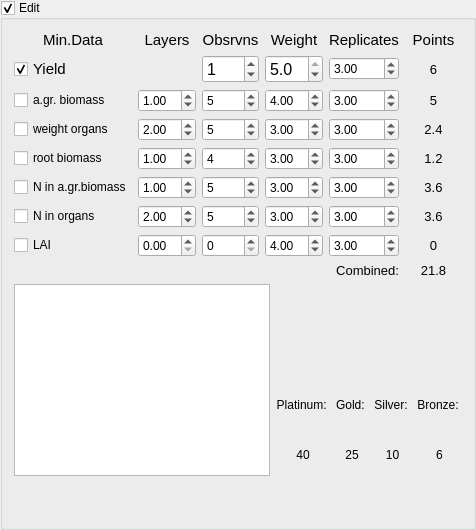
             <widget class="QGroupBox" name="gbxSVCrop">
              <property name="title">
               <string>Edit</string>
              </property>
              <property name="checkable">
               <bool>true</bool>
              </property>
              <property name="checked">
               <bool>true</bool>
              </property>
              <layout class="QGridLayout" name="gridLayout_32">
               <item row="4" column="0">
                <spacer name="verticalSpacerSVCrop">
                 <property name="orientation">
                  <enum>Qt::Vertical</enum>
                 </property>
                 <property name="sizeHint" stdset="0">
                  <size>
                   <width>20</width>
                   <height>40</height>
                  </size>
                 </property>
                </spacer>
               </item>
               <item row="3" column="1">
                <layout class="QGridLayout" name="gridLayoutSVCropRankLvls">
                 <item row="1" column="1">
                  <widget class="QLabel" name="lblWeatherGoldMinValSVCrop">
                   <property name="minimumSize">
                    <size>
                     <width>25</width>
                     <height>0</height>
                    </size>
                   </property>
                   <property name="font">
                    <font>
                     <pointsize>9</pointsize>
                    </font>
                   </property>
                   <property name="text">
                    <string>25</string>
                   </property>
                   <property name="alignment">
                    <set>Qt::AlignCenter</set>
                   </property>
                   <property name="margin">
                    <number>-1</number>
                   </property>
                   <property name="indent">
                    <number>1</number>
                   </property>
                  </widget>
                 </item>
                 <item row="1" column="0">
                  <widget class="QLabel" name="lblWeatherPlatinumMinValSVCrop">
                   <property name="minimumSize">
                    <size>
                     <width>25</width>
                     <height>0</height>
                    </size>
                   </property>
                   <property name="font">
                    <font>
                     <pointsize>9</pointsize>
                    </font>
                   </property>
                   <property name="text">
                    <string>40</string>
                   </property>
                   <property name="alignment">
                    <set>Qt::AlignCenter</set>
                   </property>
                   <property name="margin">
                    <number>-1</number>
                   </property>
                   <property name="indent">
                    <number>1</number>
                   </property>
                  </widget>
                 </item>
                 <item row="1" column="2">
                  <widget class="QLabel" name="lblWeatherSilverMinValSVCrop">
                   <property name="minimumSize">
                    <size>
                     <width>25</width>
                     <height>0</height>
                    </size>
                   </property>
                   <property name="font">
                    <font>
                     <pointsize>9</pointsize>
                    </font>
                   </property>
                   <property name="text">
                    <string>10</string>
                   </property>
                   <property name="alignment">
                    <set>Qt::AlignCenter</set>
                   </property>
                   <property name="margin">
                    <number>-1</number>
                   </property>
                   <property name="indent">
                    <number>1</number>
                   </property>
                  </widget>
                 </item>
                 <item row="1" column="3">
                  <widget class="QLabel" name="lblWeatherBronzeMinValSVCrop">
                   <property name="minimumSize">
                    <size>
                     <width>25</width>
                     <height>0</height>
                    </size>
                   </property>
                   <property name="font">
                    <font>
                     <pointsize>9</pointsize>
                    </font>
                   </property>
                   <property name="text">
                    <string>6</string>
                   </property>
                   <property name="alignment">
                    <set>Qt::AlignCenter</set>
                   </property>
                   <property name="margin">
                    <number>-1</number>
                   </property>
                   <property name="indent">
                    <number>1</number>
                   </property>
                  </widget>
                 </item>
                 <item row="0" column="3">
                  <widget class="QLabel" name="lblWeatherBronzeMinSVCrop">
                   <property name="font">
                    <font>
                     <pointsize>9</pointsize>
                    </font>
                   </property>
                   <property name="text">
                    <string>Bronze: </string>
                   </property>
                   <property name="alignment">
                    <set>Qt::AlignRight|Qt::AlignTrailing|Qt::AlignVCenter</set>
                   </property>
                   <property name="margin">
                    <number>0</number>
                   </property>
                   <property name="indent">
                    <number>0</number>
                   </property>
                  </widget>
                 </item>
                 <item row="0" column="2">
                  <widget class="QLabel" name="lblWeatherSilverMinSVCrop">
                   <property name="font">
                    <font>
                     <pointsize>9</pointsize>
                    </font>
                   </property>
                   <property name="text">
                    <string>Silver: </string>
                   </property>
                   <property name="alignment">
                    <set>Qt::AlignRight|Qt::AlignTrailing|Qt::AlignVCenter</set>
                   </property>
                   <property name="margin">
                    <number>0</number>
                   </property>
                   <property name="indent">
                    <number>0</number>
                   </property>
                  </widget>
                 </item>
                 <item row="0" column="1">
                  <widget class="QLabel" name="lblWeatherGoldMinSVCrop">
                   <property name="font">
                    <font>
                     <pointsize>9</pointsize>
                    </font>
                   </property>
                   <property name="text">
                    <string>Gold: </string>
                   </property>
                   <property name="alignment">
                    <set>Qt::AlignRight|Qt::AlignTrailing|Qt::AlignVCenter</set>
                   </property>
                   <property name="margin">
                    <number>0</number>
                   </property>
                   <property name="indent">
                    <number>0</number>
                   </property>
                  </widget>
                 </item>
                 <item row="0" column="0">
                  <widget class="QLabel" name="lblWeatherPlatinumMinSVCrop">
                   <property name="font">
                    <font>
                     <pointsize>9</pointsize>
                    </font>
                   </property>
                   <property name="text">
                    <string>Platinum: </string>
                   </property>
                   <property name="alignment">
                    <set>Qt::AlignRight|Qt::AlignTrailing|Qt::AlignVCenter</set>
                   </property>
                   <property name="margin">
                    <number>0</number>
                   </property>
                   <property name="indent">
                    <number>0</number>
                   </property>
                  </widget>
                 </item>
                </layout>
               </item>
               <item row="0" column="0" colspan="2">
                <layout class="QGridLayout" name="gridLayoutSVCropInputs">
                 <item row="10" column="4">
                  <widget class="QLabel" name="lblCombinedSVCrop">
                   <property name="font">
                    <font>
                     <pointsize>10</pointsize>
                    </font>
                   </property>
                   <property name="text">
                    <string>Combined:</string>
                   </property>
                   <property name="alignment">
                    <set>Qt::AlignRight|Qt::AlignTrailing|Qt::AlignVCenter</set>
                   </property>
                  </widget>
                 </item>
                 <item row="0" column="1">
                  <widget class="QLabel" name="lblSVCropLayersHeader">
                   <property name="font">
                    <font>
                     <pointsize>11</pointsize>
                    </font>
                   </property>
                   <property name="text">
                    <string>Layers</string>
                   </property>
                   <property name="alignment">
                    <set>Qt::AlignCenter</set>
                   </property>
                  </widget>
                 </item>
                 <item row="0" column="5">
                  <widget class="QLabel" name="lblSVCropPointsHeader">
                   <property name="font">
                    <font>
                     <pointsize>11</pointsize>
                    </font>
                   </property>
                   <property name="text">
                    <string>Points</string>
                   </property>
                   <property name="alignment">
                    <set>Qt::AlignCenter</set>
                   </property>
                  </widget>
                 </item>
                 <item row="3" column="0">
                  <widget class="QCheckBox" name="chbxSVCropAGrBiomass">
                   <property name="text">
                    <string>a.gr. biomass</string>
                   </property>
                  </widget>
                 </item>
                 <item row="0" column="3">
                  <widget class="QLabel" name="lblSVCropWeightHeader">
                   <property name="font">
                    <font>
                     <pointsize>11</pointsize>
                    </font>
                   </property>
                   <property name="text">
                    <string>Weight</string>
                   </property>
                   <property name="alignment">
                    <set>Qt::AlignCenter</set>
                   </property>
                  </widget>
                 </item>
                 <item row="0" column="2">
                  <widget class="QLabel" name="lblSVCropObservationsHeader">
                   <property name="font">
                    <font>
                     <pointsize>11</pointsize>
                    </font>
                   </property>
                   <property name="text">
                    <string>Obsrvns</string>
                   </property>
                   <property name="alignment">
                    <set>Qt::AlignCenter</set>
                   </property>
                  </widget>
                 </item>
                 <item row="8" column="4">
                  <widget class="QDoubleSpinBox" name="dsbSVCropLAIReplicates">
                   <property name="enabled">
                    <bool>true</bool>
                   </property>
                   <property name="value">
                    <double>3.000000000000000</double>
                   </property>
                  </widget>
                 </item>
                 <item row="0" column="4">
                  <widget class="QLabel" name="lblSVCropReplicatesHeader">
                   <property name="font">
                    <font>
                     <pointsize>11</pointsize>
                    </font>
                   </property>
                   <property name="text">
                    <string>Replicates</string>
                   </property>
                   <property name="alignment">
                    <set>Qt::AlignCenter</set>
                   </property>
                  </widget>
                 </item>
                 <item row="6" column="4">
                  <widget class="QDoubleSpinBox" name="dsbSVCropNInAGrBiomassReplicates">
                   <property name="enabled">
                    <bool>true</bool>
                   </property>
                   <property name="value">
                    <double>3.000000000000000</double>
                   </property>
                  </widget>
                 </item>
                 <item row="6" column="5">
                  <widget class="QLabel" name="lblSVCropNInAGrBiomassPoints">
                   <property name="font">
                    <font>
                     <pointsize>10</pointsize>
                    </font>
                   </property>
                   <property name="text">
                    <string>3.6</string>
                   </property>
                   <property name="alignment">
                    <set>Qt::AlignCenter</set>
                   </property>
                  </widget>
                 </item>
                 <item row="8" column="0">
                  <widget class="QCheckBox" name="chbxSVCropLAI">
                   <property name="text">
                    <string>LAI</string>
                   </property>
                  </widget>
                 </item>
                 <item row="7" column="4">
                  <widget class="QDoubleSpinBox" name="dsbSVCropNInOrgansReplicates">
                   <property name="enabled">
                    <bool>true</bool>
                   </property>
                   <property name="value">
                    <double>3.000000000000000</double>
                   </property>
                  </widget>
                 </item>
                 <item row="8" column="5">
                  <widget class="QLabel" name="lblSVCropLAIPoints">
                   <property name="font">
                    <font>
                     <pointsize>10</pointsize>
                    </font>
                   </property>
                   <property name="text">
                    <string>0</string>
                   </property>
                   <property name="alignment">
                    <set>Qt::AlignCenter</set>
                   </property>
                  </widget>
                 </item>
                 <item row="5" column="5">
                  <widget class="QLabel" name="lblSVCropRootBiomassPoints">
                   <property name="font">
                    <font>
                     <pointsize>10</pointsize>
                    </font>
                   </property>
                   <property name="text">
                    <string>1.2</string>
                   </property>
                   <property name="alignment">
                    <set>Qt::AlignCenter</set>
                   </property>
                  </widget>
                 </item>
                 <item row="7" column="0">
                  <widget class="QCheckBox" name="chbxSVCropNInOrgans">
                   <property name="text">
                    <string>N in organs</string>
                   </property>
                  </widget>
                 </item>
                 <item row="7" column="5">
                  <widget class="QLabel" name="lblSVCropNInOrgansPoints">
                   <property name="font">
                    <font>
                     <pointsize>10</pointsize>
                    </font>
                   </property>
                   <property name="text">
                    <string>3.6</string>
                   </property>
                   <property name="alignment">
                    <set>Qt::AlignCenter</set>
                   </property>
                  </widget>
                 </item>
                 <item row="6" column="0">
                  <widget class="QCheckBox" name="chbxSVCropNInAGrBiomass">
                   <property name="text">
                    <string>N in a.gr.biomass</string>
                   </property>
                  </widget>
                 </item>
                 <item row="10" column="5">
                  <widget class="QLabel" name="lblOverallRatingSVCrop">
                   <property name="font">
                    <font>
                     <pointsize>10</pointsize>
                    </font>
                   </property>
                   <property name="text">
                    <string>21.8</string>
                   </property>
                   <property name="alignment">
                    <set>Qt::AlignCenter</set>
                   </property>
                  </widget>
                 </item>
                 <item row="5" column="4">
                  <widget class="QDoubleSpinBox" name="dsbSVCropRootBiomassReplicates">
                   <property name="enabled">
                    <bool>true</bool>
                   </property>
                   <property name="value">
                    <double>3.000000000000000</double>
                   </property>
                  </widget>
                 </item>
                 <item row="0" column="0">
                  <widget class="QLabel" name="lblSVCropMinDataHeader">
                   <property name="font">
                    <font>
                     <pointsize>11</pointsize>
                    </font>
                   </property>
                   <property name="text">
                    <string>Min.Data</string>
                   </property>
                   <property name="alignment">
                    <set>Qt::AlignCenter</set>
                   </property>
                  </widget>
                 </item>
                 <item row="8" column="2">
                  <widget class="QSpinBox" name="sbSVCropLAIObservations">
                   <property name="value">
                    <number>0</number>
                   </property>
                  </widget>
                 </item>
                 <item row="3" column="3">
                  <widget class="QDoubleSpinBox" name="dsbSVCropAGrBiomassWeightPts">
                   <property name="value">
                    <double>4.000000000000000</double>
                   </property>
                  </widget>
                 </item>
                 <item row="7" column="1">
                  <widget class="QDoubleSpinBox" name="dsbSVCropNInOrgansLayers">
                   <property name="enabled">
                    <bool>true</bool>
                   </property>
                   <property name="value">
                    <double>2.000000000000000</double>
                   </property>
                  </widget>
                 </item>
                 <item row="4" column="3">
                  <widget class="QDoubleSpinBox" name="dsbSVCropWeightOrgansWeightPts">
                   <property name="value">
                    <double>3.000000000000000</double>
                   </property>
                  </widget>
                 </item>
                 <item row="5" column="3">
                  <widget class="QDoubleSpinBox" name="dsbSVCropRootBiomassWeightPts">
                   <property name="value">
                    <double>3.000000000000000</double>
                   </property>
                  </widget>
                 </item>
                 <item row="8" column="1">
                  <widget class="QDoubleSpinBox" name="dsbSVCropLAILayers">
                   <property name="enabled">
                    <bool>true</bool>
                   </property>
                   <property name="value">
                    <double>0.000000000000000</double>
                   </property>
                  </widget>
                 </item>
                 <item row="7" column="3">
                  <widget class="QDoubleSpinBox" name="dsbSVCropNInOrgansWeightPts">
                   <property name="value">
                    <double>3.000000000000000</double>
                   </property>
                  </widget>
                 </item>
                 <item row="8" column="3">
                  <widget class="QDoubleSpinBox" name="dsbSVCropLAIWeightPts">
                   <property name="value">
                    <double>4.000000000000000</double>
                   </property>
                  </widget>
                 </item>
                 <item row="6" column="3">
                  <widget class="QDoubleSpinBox" name="dsbSVCropNInAGrBiomassWeightPts">
                   <property name="value">
                    <double>3.000000000000000</double>
                   </property>
                  </widget>
                 </item>
                 <item row="5" column="1">
                  <widget class="QDoubleSpinBox" name="dsbSVCropRootBiomassLayers">
                   <property name="value">
                    <double>1.000000000000000</double>
                   </property>
                  </widget>
                 </item>
                 <item row="3" column="1">
                  <widget class="QDoubleSpinBox" name="dsbSVCropAGrBiomassLayers">
                   <property name="enabled">
                    <bool>true</bool>
                   </property>
                   <property name="value">
                    <double>1.000000000000000</double>
                   </property>
                  </widget>
                 </item>
                 <item row="6" column="1">
                  <widget class="QDoubleSpinBox" name="dsbSVCropNInAGrBiomassLayers">
                   <property name="enabled">
                    <bool>true</bool>
                   </property>
                   <property name="value">
                    <double>1.000000000000000</double>
                   </property>
                  </widget>
                 </item>
                 <item row="6" column="2">
                  <widget class="QSpinBox" name="sbSVCropNInAGrBiomassObservations">
                   <property name="value">
                    <number>5</number>
                   </property>
                  </widget>
                 </item>
                 <item row="5" column="2">
                  <widget class="QSpinBox" name="sbSVCropRootBiomassObservations">
                   <property name="value">
                    <number>4</number>
                   </property>
                  </widget>
                 </item>
                 <item row="4" column="4">
                  <widget class="QDoubleSpinBox" name="dsbSVCropWeightOrgansReplicates">
                   <property name="enabled">
                    <bool>true</bool>
                   </property>
                   <property name="value">
                    <double>3.000000000000000</double>
                   </property>
                  </widget>
                 </item>
                 <item row="5" column="0">
                  <widget class="QCheckBox" name="chbxSVCropRootBiomass">
                   <property name="text">
                    <string>root biomass</string>
                   </property>
                  </widget>
                 </item>
                 <item row="3" column="5">
                  <widget class="QLabel" name="lblSVCropAGrBiomassPoints">
                   <property name="font">
                    <font>
                     <pointsize>10</pointsize>
                    </font>
                   </property>
                   <property name="text">
                    <string>5</string>
                   </property>
                   <property name="alignment">
                    <set>Qt::AlignCenter</set>
                   </property>
                  </widget>
                 </item>
                 <item row="3" column="2">
                  <widget class="QSpinBox" name="sbSVCropAGrBiomassObservations">
                   <property name="value">
                    <number>5</number>
                   </property>
                  </widget>
                 </item>
                 <item row="4" column="2">
                  <widget class="QSpinBox" name="sbSVCropWeightOrgansObservations">
                   <property name="value">
                    <number>5</number>
                   </property>
                  </widget>
                 </item>
                 <item row="3" column="4">
                  <widget class="QDoubleSpinBox" name="dsbSVCropAGrBiomassReplicates">
                   <property name="enabled">
                    <bool>true</bool>
                   </property>
                   <property name="value">
                    <double>3.000000000000000</double>
                   </property>
                  </widget>
                 </item>
                 <item row="4" column="5">
                  <widget class="QLabel" name="lblSVCropWeightOrgansPoints">
                   <property name="font">
                    <font>
                     <pointsize>10</pointsize>
                    </font>
                   </property>
                   <property name="text">
                    <string>2.4</string>
                   </property>
                   <property name="alignment">
                    <set>Qt::AlignCenter</set>
                   </property>
                  </widget>
                 </item>
                 <item row="7" column="2">
                  <widget class="QSpinBox" name="sbSVCropNInOrgansObservations">
                   <property name="value">
                    <number>5</number>
                   </property>
                  </widget>
                 </item>
                 <item row="4" column="0">
                  <widget class="QCheckBox" name="chbxSVCropWeightOrgans">
                   <property name="text">
                    <string>weight organs</string>
                   </property>
                  </widget>
                 </item>
                 <item row="4" column="1">
                  <widget class="QDoubleSpinBox" name="dsbSVCropWeightOrgansLayers">
                   <property name="value">
                    <double>2.000000000000000</double>
                   </property>
                  </widget>
                 </item>
                 <item row="2" column="0">
                  <widget class="QCheckBox" name="chbxYield">
                   <property name="font">
                    <font>
                     <pointsize>11</pointsize>
                    </font>
                   </property>
                   <property name="toolTip">
                    <string>&lt;html&gt;&lt;head/&gt;&lt;body&gt;&lt;p&gt;Check if Minimum Data&lt;/p&gt;&lt;/body&gt;&lt;/html&gt;</string>
                   </property>
                   <property name="layoutDirection">
                    <enum>Qt::LeftToRight</enum>
                   </property>
                   <property name="text">
                    <string>Yield </string>
                   </property>
                   <property name="checked">
                    <bool>true</bool>
                   </property>
                  </widget>
                 </item>
                 <item row="2" column="2">
                  <widget class="QSpinBox" name="sbSVCropYieldObservations">
                   <property name="sizePolicy">
                    <sizepolicy hsizetype="Minimum" vsizetype="Minimum">
                     <horstretch>0</horstretch>
                     <verstretch>0</verstretch>
                    </sizepolicy>
                   </property>
                   <property name="font">
                    <font>
                     <pointsize>12</pointsize>
                    </font>
                   </property>
                   <property name="toolTip">
                    <string>&lt;html&gt;&lt;head/&gt;&lt;body&gt;&lt;p&gt;Number of observations&lt;/p&gt;&lt;/body&gt;&lt;/html&gt;</string>
                   </property>
                   <property name="value">
                    <number>1</number>
                   </property>
                  </widget>
                 </item>
                 <item row="2" column="3">
                  <widget class="QDoubleSpinBox" name="dsbSVCropYieldWeightPts">
                   <property name="sizePolicy">
                    <sizepolicy hsizetype="Minimum" vsizetype="Minimum">
                     <horstretch>0</horstretch>
                     <verstretch>0</verstretch>
                    </sizepolicy>
                   </property>
                   <property name="font">
                    <font>
                     <pointsize>12</pointsize>
                    </font>
                   </property>
                   <property name="decimals">
                    <number>1</number>
                   </property>
                   <property name="maximum">
                    <double>5.000000000000000</double>
                   </property>
                   <property name="singleStep">
                    <double>0.500000000000000</double>
                   </property>
                   <property name="value">
                    <double>5.000000000000000</double>
                   </property>
                  </widget>
                 </item>
                 <item row="2" column="4">
                  <widget class="QDoubleSpinBox" name="dsbSVCropYieldReplicates">
                   <property name="enabled">
                    <bool>true</bool>
                   </property>
                   <property name="value">
                    <double>3.000000000000000</double>
                   </property>
                  </widget>
                 </item>
                 <item row="2" column="5">
                  <widget class="QLabel" name="lblSVCropYieldPoints">
                   <property name="minimumSize">
                    <size>
                     <width>25</width>
                     <height>0</height>
                    </size>
                   </property>
                   <property name="font">
                    <font>
                     <pointsize>10</pointsize>
                     <weight>50</weight>
                     <bold>false</bold>
                    </font>
                   </property>
                   <property name="layoutDirection">
                    <enum>Qt::LeftToRight</enum>
                   </property>
                   <property name="lineWidth">
                    <number>1</number>
                   </property>
                   <property name="midLineWidth">
                    <number>1</number>
                   </property>
                   <property name="text">
                    <string>6</string>
                   </property>
                   <property name="alignment">
                    <set>Qt::AlignCenter</set>
                   </property>
                   <property name="margin">
                    <number>-1</number>
                   </property>
                   <property name="indent">
                    <number>1</number>
                   </property>
                  </widget>
                 </item>
                </layout>
               </item>
               <item row="2" column="1">
                <layout class="QGridLayout" name="gridLayoutSVCropRankingResult">
                 <item row="0" column="0">
                  <spacer name="horizontalSpacerSVCropLeftRankLabel">
                   <property name="orientation">
                    <enum>Qt::Horizontal</enum>
                   </property>
                   <property name="sizeHint" stdset="0">
                    <size>
                     <width>37</width>
                     <height>17</height>
                    </size>
                   </property>
                  </spacer>
                 </item>
                 <item row="0" column="1">
                  <widget class="QLabel" name="lblMedalSVCrop">
                   <property name="minimumSize">
                    <size>
                     <width>30</width>
                     <height>30</height>
                    </size>
                   </property>
                   <property name="maximumSize">
                    <size>
                     <width>30</width>
                     <height>30</height>
                    </size>
                   </property>
                   <property name="baseSize">
                    <size>
                     <width>20</width>
                     <height>60</height>
                    </size>
                   </property>
                   <property name="lineWidth">
                    <number>0</number>
                   </property>
                   <property name="text">
                    <string/>
                   </property>
                   <property name="scaledContents">
                    <bool>true</bool>
                   </property>
                   <property name="alignment">
                    <set>Qt::AlignJustify|Qt::AlignVCenter</set>
                   </property>
                  </widget>
                 </item>
                 <item row="0" column="2">
                  <spacer name="horizontalSpacerSVCropRightRankLabel">
                   <property name="orientation">
                    <enum>Qt::Horizontal</enum>
                   </property>
                   <property name="sizeHint" stdset="0">
                    <size>
                     <width>37</width>
                     <height>17</height>
                    </size>
                   </property>
                  </spacer>
                 </item>
                 <item row="1" column="0" colspan="3">
                  <widget class="QLabel" name="lblRankingSVCrop">
                   <property name="font">
                    <font>
                     <pointsize>13</pointsize>
                    </font>
                   </property>
                   <property name="text">
                    <string/>
                   </property>
                   <property name="alignment">
                    <set>Qt::AlignCenter</set>
                   </property>
                  </widget>
                 </item>
                </layout>
               </item>
               <item row="2" column="0" rowspan="2">
                <widget class="QTextBrowser" name="txbrSVCrop">
                 <property name="sizePolicy">
                  <sizepolicy hsizetype="Expanding" vsizetype="Expanding">
                   <horstretch>1</horstretch>
                   <verstretch>0</verstretch>
                  </sizepolicy>
                 </property>
                </widget>
               </item>
              </layout>
             </widget>
